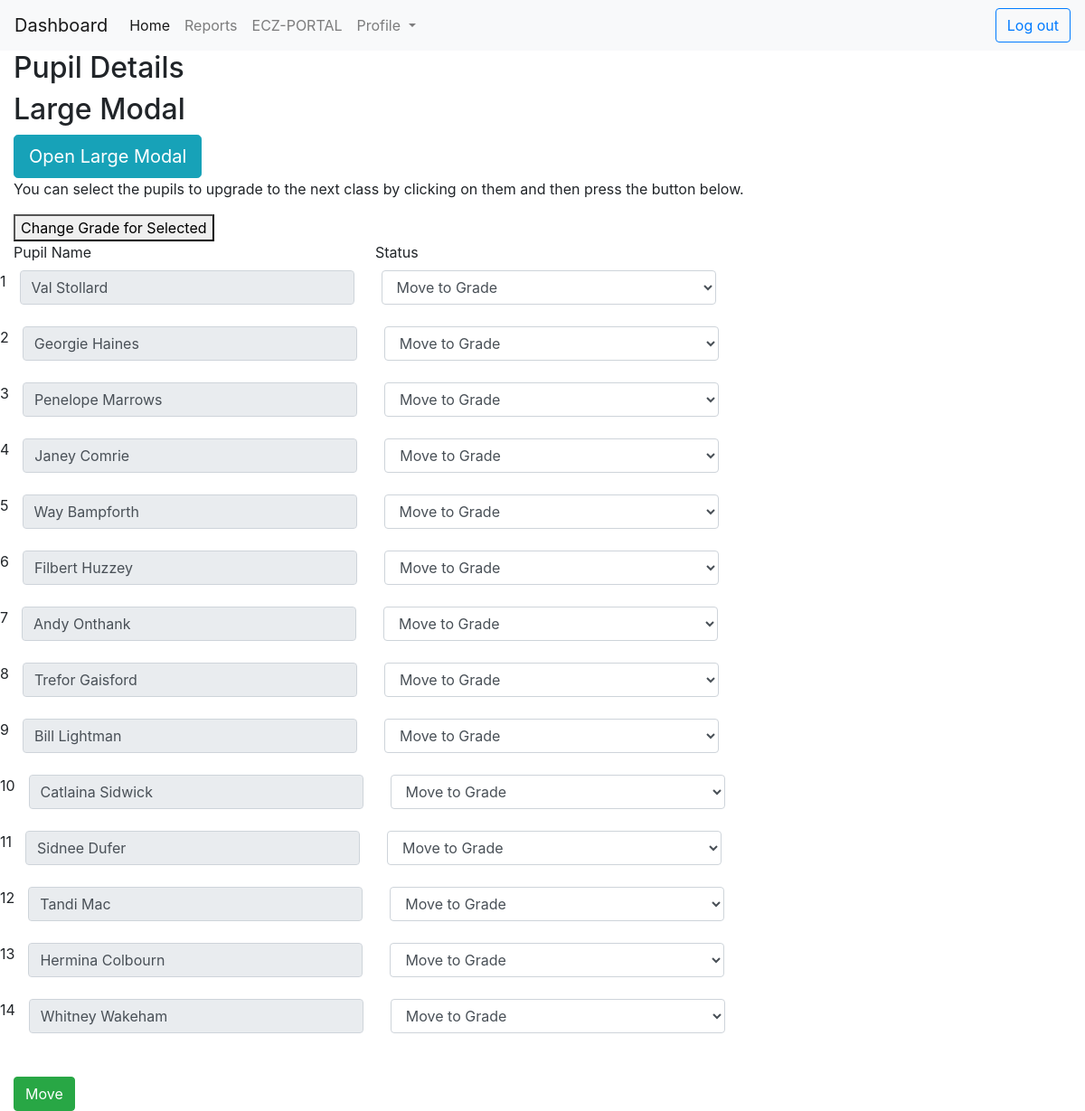
Before: /teacher/moves.php?grade=3 (signed in) with the older database file.
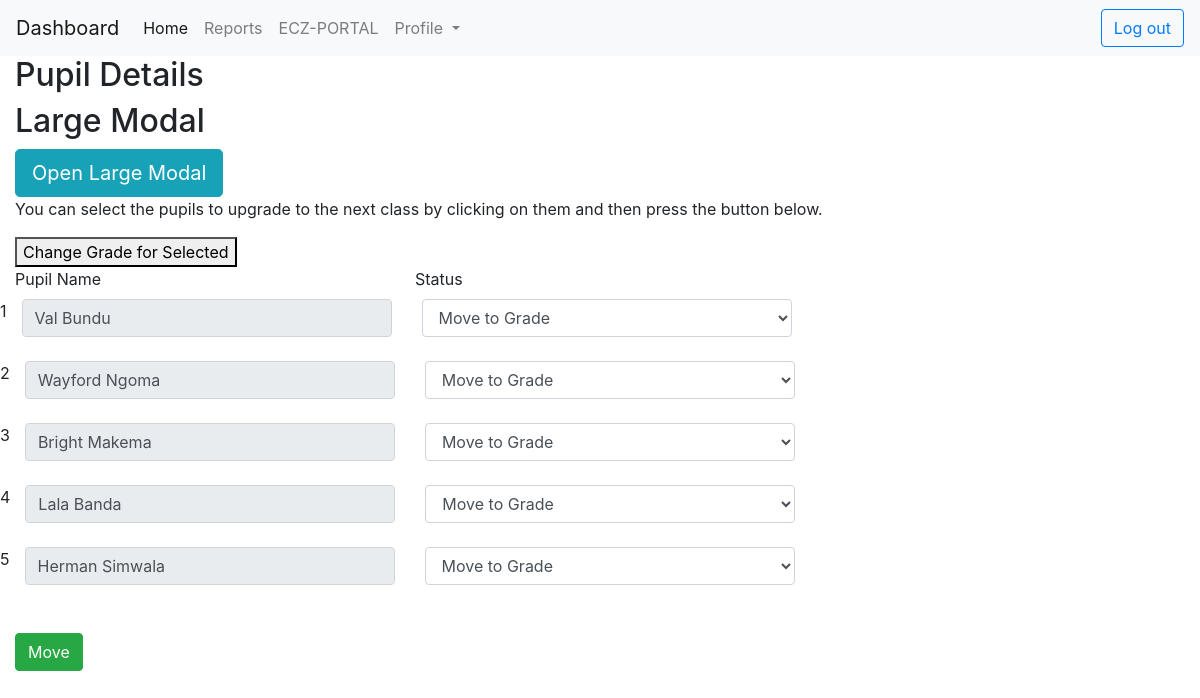
After: the same page with the newer database file.
### tables this page shows
CREATE TABLE `pupil` (
  `pupilID` int(11) NOT NULL,
  `pupilName` varchar(50) NOT NULL,
  `parentID` int(11) NOT NULL,
  `dateOfBirth` varchar(10) NOT NULL,
  `grade` int(11) NOT NULL,
  `yearStarted` varchar(20) NOT NULL,
  `dateModified` date DEFAULT NULL,
  `activeStatus` varchar(20) DEFAULT 'active'
);

### teacher/moves.php (the view, shortened to what this page needs)
<?php
    require_once "../includes/config.php";
    $gradeView = $_GET['grade'];
?>
<!DOCTYPE html>
<html lang="en">
<head>
    <link rel="stylesheet" href="https://cdn.datatables.net/1.10.20/css/jquery.dataTables.min.css">
</head>
<body>
        <?php
        require_once '../includes/navbar_header.php';
        ?>
    <div class="wrapper">
        <div class="container-fluid">
            <div class="row">
                <div class="col-md-12">
                    <div class="page-header clearfix">
                        <h2 class="pull-left">Pupil Details</h2>
                    </div>
                     <h2>Large Modal</h2>
                      <button type="button" class="btn btn-info btn-lg" data-toggle="modal" data-target="#myModal">Open Large Modal</button>
                    <p>You can select the pupils to upgrade to the next class by clicking on them and then press the button below.</p>
                    <button id="button">Change Grade for Selected</button><br>
                    <?php
                    $sql = "SELECT * FROM pupil WHERE grade = '$gradeView'";
                    if($result = $mysqli->query($sql)){
                        if($result->num_rows > 0){
                        echo '<form action="../logic/upgrade2.php" method="POST" >';
                         echo '<div class="row">
                           <div class="col-md-4 col-xs-4">
                                    <div class="input-group">
                                        <label>Pupil Name</label>
                                    </div>
                                </div>
                                <div class="col-md-4 col-xs-4">
                                    <div class="input-group">
                                            <label>Status</label>
                                    </div>
                               </div>
                                  </div>';
                        $i=0;
                        $counter = 1;
                        while ($row = $result->fetch_array()) {
                            $pupil_name = $row['pupilName'];
                            $pupil_id = $row['pupilID'];
                            echo '<div class="row">
                            <input  type="text" hidden="" name="pupil_id[]"  value="'.$pupil_id.'"  class="form-control" />
                            <label>'.$counter++.'</label>
                            <input  typw="text"hidden name="class_id"  value="'.$gradeView.'" hidden" />
                                    <div class="col-md-4 col-xs-4">
                                        <div class="input-group">
                                            <input type="text" readonly  style="width: 100px"  name="pupil_name[]"" value="'.$pupil_name.'" class="form-control" />
                                        </div>
                                    </div>
                                    <div class="col-md-4 col-xs-4">
                                        <div class="input-group">
                                            <select class="form-control" name="select_status[]">
                                                <option value="uppergrade" id="uppergrade">Move to Grade</option>
                                                <option id="remain" value="remain">Remain</option>
                                            </select>
                                        </div>
                                    </div>
                                    </div><br>  ';
                                    $i++;
                        }
                        echo '  <br>
                                <input name="total_num" value="'.$i.'" hidden />
                                <input class="btn btn-success" type="submit" name="submit" value="Move"/>
                                </form>
                        '   ;
                    }else{
                            echo "<p class='lead'><em>No records were found.</em></p>";
                        }
                    } else{
                        echo "ERROR: Could not able to execute $sql. " . $mysqli->error;
                    }
                    ?>
                </div>
            </div>
        </div>
    </div>
</body>
</html

### includes/navbar_header.php (shortened to what this page needs)
<link rel="stylesheet" href="https://maxcdn.bootstrapcdn.com/bootstrap/4.0.0/css/bootstrap.min.css">
<nav class="navbar navbar-expand-lg navbar-light bg-light">
  <a class="navbar-brand" href="index.php">Dashboard</a>
  <div class="collapse navbar-collapse" id="navbarSupportedContent">
    <ul class="navbar-nav mr-auto">
                            <?php
                                if(isset($_SESSION['adminid']))
                                    {
                             ?>
      <li class="nav-item active">
        <a class="nav-link" href="index.php">Home <span class="sr-only">(current)</span></a>
      </li>
      <li class="nav-item">
        <a class="nav-link" href="reports.php">Reports</a>
      </li>
      <li class="nav-item">
        <a class="nav-link" href="eczport.php">ECZ-PORTAL</a>
      </li>
      <li class="nav-item dropdown">
        <a class="nav-link dropdown-toggle" href="#" id="navbarDropdown" role="button" data-toggle="dropdown" aria-haspopup="true" aria-expanded="false">
          Profile
        </a>
      </li>
    </ul>
    <form class="form-inline my-2 my-lg-0" action="../includes/logout.php">
      <button class="btn btn-outline-primary my-2 my-sm-0" type="submit">Log out </button>
    </form>
  </div>
  <?php } ?>
</nav>

Changed rows visible on the page:
removed pupil: pupilName "Georgie Haines"
removed pupil: pupilName "Penelope Marrows"
removed pupil: pupilName "Janey Comrie"
removed pupil: pupilName "Filbert Huzzey"
removed pupil: pupilName "Andy Onthank"
removed pupil: pupilName "Trefor Gaisford"
removed pupil: pupilName "Catlaina Sidwick"
removed pupil: pupilName "Tandi Mac"
removed pupil: pupilName "Whitney Wakeham"
changed pupil: pupilName "Val Stollard" → "Val Bundu"
changed pupil: pupilName "Way Bampforth" → "Wayford Ngoma"
changed pupil: pupilName "Bill Lightman" → "Bright Makema"
changed pupil: pupilName "Sidnee Dufer" → "Lala Banda"
changed pupil: pupilName "Hermina Colbourn" → "Herman Simwala"
